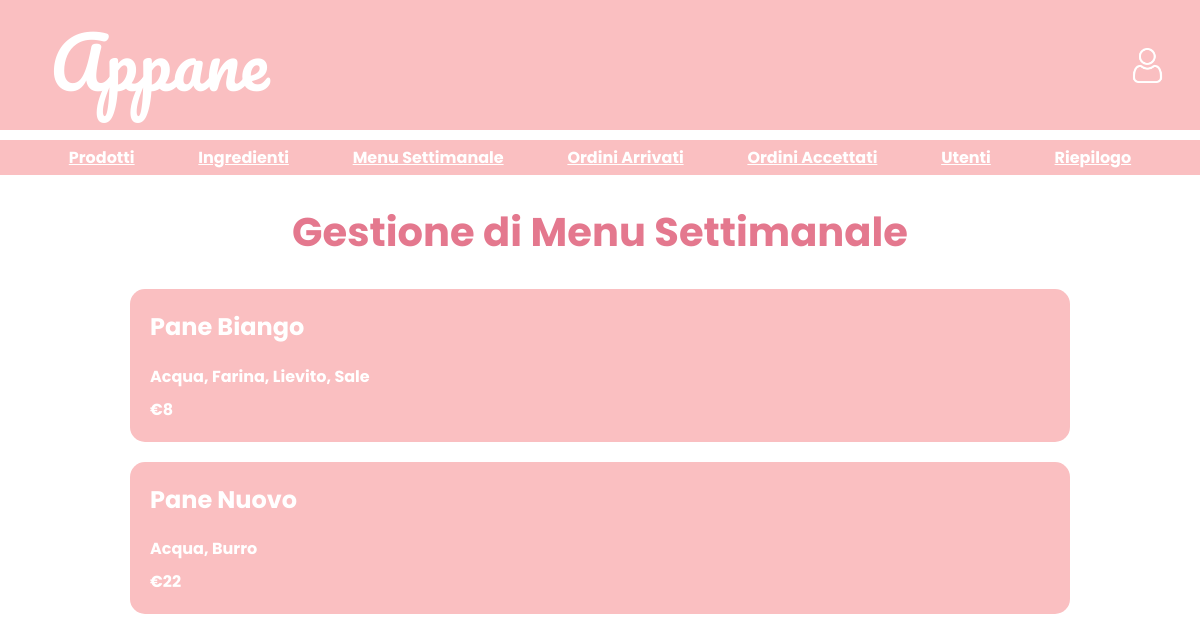
Page /BACK/managementWeeklyMenu/managementWeeklyMenu.php on the committed database.
### tables this page shows
CREATE TABLE `tmenu` (
  `idProdotto` int(11) DEFAULT NULL
);

CREATE TABLE `tprodotto` (
  `id` int(11) NOT NULL,
  `nome` varchar(255) NOT NULL,
  `prezzo` float NOT NULL
);

### BACK/managementWeeklyMenu/managementWeeklyMenu.php (the view, shortened to what this page needs)
<?php
require('../../includes/db.php');
include('../header.php');
function creaProd( $nome, $ingredienti, $prezzo)
{
    $string_ingredienti = implode(', ', $ingredienti);
    return "<div class='prodotto'>
                <div>
                    <h2>$nome</h2>
                </div>
                <p>$string_ingredienti</p>
                <p>€$prezzo</p>
            </div>";
}
?>
<!DOCTYPE html>
<html lang="it">
<head>
    <link rel="stylesheet" href="../../grafica/style.css?v=<?php echo time();?>">
</head>
<body>
    <div class="main-content">
        <h1>Gestione di Menu Settimanale</h1>
        <div class="menu">
            <?php
            $sqlMenu = "SELECT idProdotto FROM tmenu";
            $resultMenu = $conn->query($sqlMenu);
            if ($resultMenu->num_rows > 0) {
                while($rowIdProd = $resultMenu->fetch_assoc()){
                    $stmtProd = $conn->prepare("SELECT nome, prezzo FROM tprodotto WHERE id = ?");
                    $stmtProd->bind_param("i", $rowIdProd["idProdotto"]);
                    $stmtProd->execute();
                    $resultProd = $stmtProd->get_result();
                    if($resultProd->num_rows===1){
                        $rowProd = $resultProd->fetch_assoc();
                        $stmtIng = $conn->prepare("SELECT idIngrediente FROM tricetta WHERE idProdotto = ?");
                        $stmtIng->bind_param("i", $rowIdProd["idProdotto"]);
                        $stmtIng->execute();
                        $resultI = $stmtIng->get_result();
                        $ingredienti = [];
                        while ($rowI = $resultI->fetch_assoc()) {
                            $stmt = $conn->prepare("SELECT nome FROM tingrediente WHERE id = ?");
                            $stmt->bind_param("i", $rowI['idIngrediente']);
                            $stmt->execute();
                            $result = $stmt->get_result();
                            if($result->num_rows===1){
                                $ingredienti[] = $result->fetch_assoc()["nome"];
                            }
                        }
                        sort($ingredienti);
                        echo creaProd( $rowProd["nome"], $ingredienti,  $rowProd["prezzo"]);
                    }
                }
            } else {
                echo '<p > Il menu settimanale non è stato ancora creato </p>
                    <button  class="btn" title="Crea menu settimanale"
                    onclick="openModal(\'modalCreateWeeklyMenu.php\')">CREARE MENU SETTIMANALE</button>';
            }
            ?>
        </div>
    </div>
</body>
</html>

### grafica/style.css (style rules this page uses)
body { margin: 0; background-color: #fff; font-family: "Poppins", sans-serif; font-weight: 700; font-style: normal; }
.main-content h1 { text-align: center; font-size: 40px; color: #e4788e; }
.main-content p { text-align: center; color: #e4788e; }
.prodotto { width: 75%; margin-bottom: 20px; padding: 20px; border-radius: 15px; background-color: #fabfc1; justify-self: center; color: #fff; }
.prodotto h2 { margin-top: 0; }
.prodotto p { text-align: start; margin-bottom: 0; margin-top: 8px; color: #fff; }

### rows in the picture
tmenu: idProdotto.nome "Pane Biango", string_ingredienti "Acqua, Farina, Lievito, Sale", idProdotto.prezzo "8"
tmenu: idProdotto.nome "Pane Nuovo", string_ingredienti "Acqua, Burro", idProdotto.prezzo "22"
